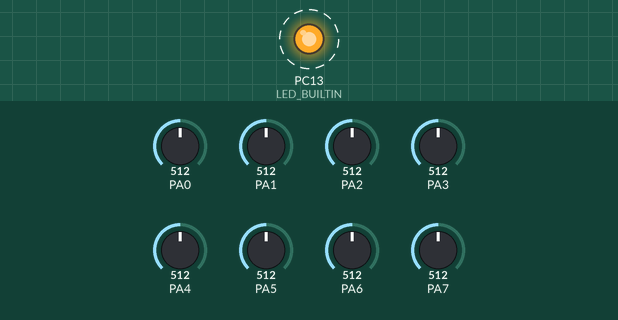
This sketch was run on a simulated STM32 Blue Pill. On the bench: output pins drawn as LEDs (lit = HIGH). Dashed ring = blinking. Inputs (shaded band) come from the test bench; at power-on: PA0 = 512, PA1 = 512, PA2 = 512, PA3 = 512, PA4 = 512, PA5 = 512, PA6 = 512, PA7 = 512 (analog values on the 0–1023 scale).

Above: at 0.5 s.
Timing chart, 0 to 4.7 s (numbered marks = the images above):
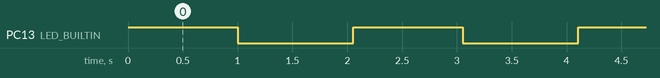

The sketch:

temp_to_serial_interface_v1.ino
```cpp
/* this program reads value from analog inputs on the stm32
 * and sends values over serial line to host every two seconds.
 * note that values are raw and normalization must be done on host
 *
 * serial data format is:

BEGIN
VALUE0=550
VALUE1=240
VALUE2=551
...
VALUE7=511
END

*/

#include <SoftwareSerial.h>
#define LED_BUILTIN PC13

SoftwareSerial mySerial (PA10, PA9);
int serial = 0;

void setup() {
  // initialize digital pin LED_BUILTIN as an output.
  pinMode(LED_BUILTIN, OUTPUT);

  mySerial.begin(9600);
  analogReadResolution(12);

}

// the loop function runs over and over again forever
void loop() {
  digitalWrite(LED_BUILTIN, HIGH);   // turn the LED on (HIGH is the voltage level)
  delay(1000);                       // wait for a second
  digitalWrite(LED_BUILTIN, LOW);    // turn the LED off by making the voltage LOW
  delay(1000);                       // wait for a second

  mySerial.print("BEGIN\n");
  mySerial.print("SERIAL=");
  mySerial.print(serial);
  mySerial.print("\n");

  for (int i = PA0; i <= PA7; i++) {
    mySerial.print("VALUE");
    mySerial.print(i-PA0);
    mySerial.print("=");
    mySerial.print(analogRead(i));
    mySerial.print("\n");
  }

  serial ++;

  mySerial.print("END\n");

}
```

Measured:
- by itself, PC13 (LED_BUILTIN): alternates HIGH for 1.0 s and LOW for 1.1 s
